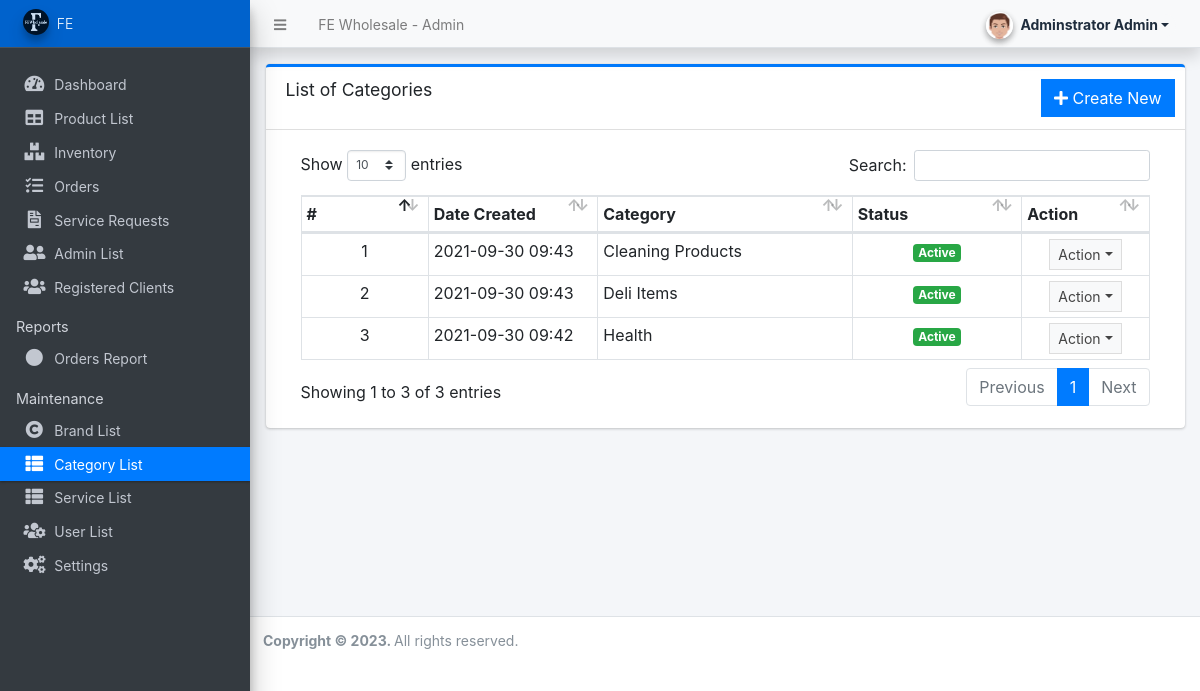
The app's page /admin/?page=maintenance/category (signed in) with its own data.
### tables this page shows
CREATE TABLE `categories` (
  `id` int(30) NOT NULL,
  `category` varchar(250) NOT NULL,
  `status` tinyint(1) NOT NULL DEFAULT 1,
  `delete_flag` tinyint(1) NOT NULL DEFAULT 0,
  `date_created` datetime NOT NULL DEFAULT current_timestamp()
);

### admin/maintenance/category.php (the view, shortened to what this page needs)
<div class="card card-outline card-primary">
	<div class="card-header">
		<h3 class="card-title">List of Categories</h3>
		<div class="card-tools">
			<a href="?page=maintenance/manage_category" class="btn btn-flat btn-primary"><span class="fas fa-plus"></span>  Create New</a>
		</div>
	</div>
	<div class="card-body">
		<div class="container-fluid">
        <div class="container-fluid">
			<table class="table table-bordered table-stripped">
				<colgroup>
					<col width="15%">
					<col width="20%">
					<col width="30%">
					<col width="20%">
					<col width="15%">
				</colgroup>
				<thead>
					<tr>
						<th>#</th>
						<th>Date Created</th>
						<th>Category</th>
						<th>Status</th>
						<th>Action</th>
					</tr>
				</thead>
				<tbody>
					<?php
					$i = 1;
						$qry = $conn->query("SELECT * from `categories` where delete_flag = 0 order by category asc ");
						while($row = $qry->fetch_assoc()):
					?>
						<tr>
							<td class="text-center"><?php echo $i++; ?></td>
							<td><?php echo date("Y-m-d H:i",strtotime($row['date_created'])) ?></td>
							<td><?php echo $row['category'] ?></td>
							<td class="text-center">
                                <?php if($row['status'] == 1): ?>
                                    <span class="badge badge-success">Active</span>
                                <?php else: ?>
                                    <span class="badge badge-danger">Inactive</span>
                                <?php endif; ?>
                            </td>
							<td align="center">
								 <button type="button" class="btn btn-flat btn-default btn-sm dropdown-toggle dropdown-icon" data-toggle="dropdown">
				                  		Action
				                  </button>
							</td>
						</tr>
					<?php endwhile; ?>
				</tbody>
			</table>
		</div>
		</div>
	</div>
</div>

### records on screen
categories: date_created "2021-09-30 09:43", category "Cleaning Products", status "Active"
categories: date_created "2021-09-30 09:43", category "Deli Items", status "Active"
categories: date_created "2021-09-30 09:42", category "Health", status "Active"

### other values on screen
$_settings->info('name') "FE Wholesale"
$_settings->userdata('firstname').' '.$_settings->userdata('lastname') "Adminstrator Admin"
$_settings->info('short_name') "FE"
